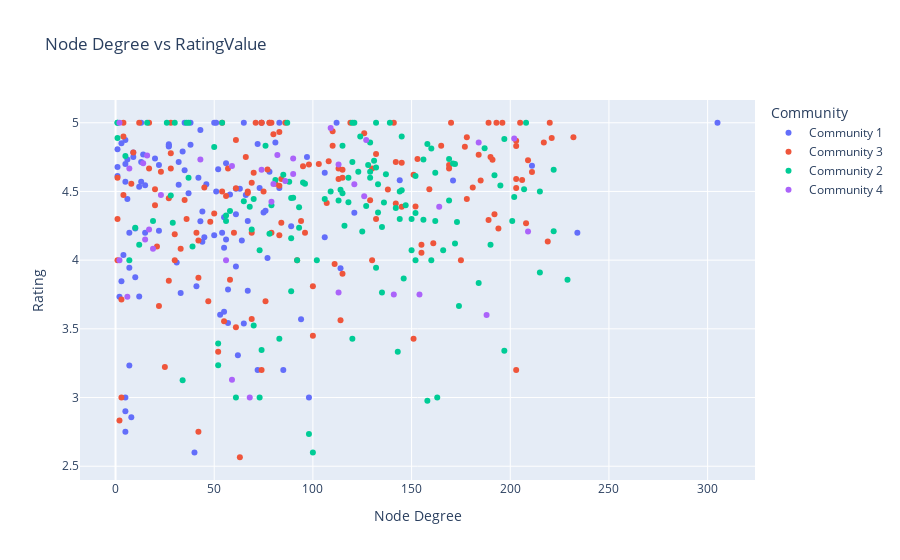

The cell this chart's notebook holds for it:
### Markdown cell above
The scatter plot shows no clear relationship between sentiment and rating. Recipes with both low and high sentiment scores receive similar ratings, and this pattern is the same across all four communities. This supports the earlier result that sentiment does not influence how users rate the recipes.

### Code cell
df_plot2 = data.dropna(subset=['degree', 'ratingValue', 'community'])

fig = px.scatter(
    df_plot2,
    x='degree',
    y='ratingValue',
    hover_name='title',
    color='community',  
    title='Node Degree vs RatingValue',
    labels={'degree': 'Node Degree', 'ratingValue': 'Rating',
        'community': 'Community'},
    #color_discrete_sequence=['orange']
)
fig.show()

### Figure 1 — Plotly figure (JSON) as saved in the notebook; plotly's stock layout.template omitted (floating-point values rounded to 4 significant figures; data arrays with more than 128 entries replaced by an {"elided": "..."} marker saying what was removed)
{"data": [{"hovertemplate": "<b>%{hovertext}</b><br><br>Community=Community 1<br>Node Degree=%{x}<br>Rating=%{y}<extra></extra>", "hovertext": ["Sausage rolls", "Bacon eggy bread", "Banana cocoa crunch overnight oats", "Nigel Slater's apple crumble with oats", "Mary Berry's banana bread", "American baked cheesecake", "Chocolate ripple cheesecake", "Apple crumble cheesecake", "Back-to-front baked cheesecake", "Badam cheesecake", "Beetroot chocolate cake with cream cheese icing", "Beetroot and chocolate cake", "Beetroot chocolate cake", "Beetroot seed cake", "Carrot and courgette muffins", "Camp doughnuts (jam eggy bread)", "Caribbean pavlova", "Birthday cake", "Speculoos biscuit cake", "Black Forest gâteau", "Chocolate mousse cake", "Chocolate brownie meringue cake with raspberry cream", "Apricot almond cake with rosewater and cardamom", "Apricot and chocolate bars", "Chai muffins", "Chocolate cookies", "Easy chocolate loaf cake", "Banana and chocolate brownie pudding", "Chocolate mousse", "Triple chocolate buckwheat cookies", "Chocolate and almond ghriba", "Chocolate and brandy shots", "Chocolate tahini pudding with tahini cream and date molasses", "Easy cheese, leek and potato puff pie", "Humble pie", "Mary Berry's Bakewell tart", "Battenberg cake", "Mary Berry's fruit cake", "Easy cherry cake", "Chocolate sponge cake", "Cannoli", "Lemon polenta cake", "Amaretti biscuits", "Apple and olive oil cake", "Gluten-free cheesecake", "Gluten-free banana bread", "Air fryer blueberry baked oats", "Breakfast bars", "Chocolate pot with ginger", "Easy ginger loaf cake", "Ginger and treacle spiced traybake", "Ginger and walnut carrot cake", "Toffee apple muffins", "Chocolate chip muffins", "Chocolate chip traybake", "Chocolate fudge cake", "Chocolate Halloween cobweb cake", "Blood orange tart", "Chocolate fridge cake", "Coconut biscuits", "Chocolate olive oil cake", "Banana choc ices", "Healthy banana muffins", "Pancakes", "Coffee and chocolate custard pots", "Coconut chicken", "Cookie dough", "Easy nut roast", "Banana cake", "Banana bread loaf", "Coffee and cardamom cake with pistachio cream", "Cherry Bakewell cake", "Chocolate hazelnut cake", "Bircher muesli", "Blackberry crumble overnight oats", "Cherry Bakewell overnight oats", "Chocolate overnight oats with summer berry compôte", "Cinnamon apple overnight oats with date butter", "Apple, rocket and feta buckwheat galettes", "Cheese and mushroom buckwheat pancakes", "Buckwheat pancakes with smoked salmon and citrus cream cheese", "Buckwheat blinis with scrambled eggs and smoked salmon", "Breakfast burrito", "Easy butter chicken", "Crab and leek tart", "Cheese and onion quiche", "Gluten-free quiche", "No-bake fruity oat bars", "Arctic roll", "Bakewell tart", "Hairy Bikers' Black Forest cake", "Blinis", "Alphonso mango tart", "Apple tart with rum and raisin ice cream", "Apricot frangipane tart", "Blueberry tart (Tarte aux myrtilles)", "Blackberry and cinnamon galette", "Vegan chocolate and macadamia nut cookies", "Dark and sumptuous chocolate cake", "Air fryer apple, pear and raspberry crumble", "Air fryer cheese toastie", "Cheese and potato pie", "Cheese, potato and onion pie", "Cheese and onion pie", "Chilli cheese toast", "Baklava", "Barmbrack", "Beef Wellington"], "legendgroup": "Community 1", "marker": {"color": "#636efa", "symbol": "circle"}, "mode": "markers", "name": "Community 1", "orientation": "v", "showlegend": true, "type": "scatter", "x": [27, 5, 4, 1, 67, 98, 57, 106, 75, 72, 81, 31, 61, 43, 8, 83, 72, 57, 5, 64, 52, 55, 32, 1, 7, 22, 7, 76, 35, 27, 56, 14, 46, 15, 56, 53, 42, 44, 77, 89, 51, 61, 43, 5, 67, 9, 12, 3, 27, 37, 3, 38, 55, 94, 32, 66, 61, 40, 15, 13, 34, 6, 1, 83, 12, 106, 33, 211, 78, 41, 50, 65, 51, 7, 5, 6, 22, 10, 85, 114, 13, 54, 305, 144, 5, 234, 171, 9, 35, 45, 65, 2, 50, 97, 44, 58, 74, 13, 20, 5, 62, 73, 63, 121, 112, 10, 38, 55], "xaxis": "x", "y": [4.844, 2.75, 4.037, 4.612, 4.285, 3, 3.786, 4.167, 4.346, 3.2, 4.857, 3.982, 4.519, 4.947, 2.857, 5, 4.846, 3.543, 4.7, 4.143, 4.662, 4.312, 4.548, 4.808, 3.944, 4.692, 3.233, 4.359, 4.654, 4.828, 4.706, 4.769, 4.553, 4.2, 4.15, 3.602, 4.6, 4.355, 4.015, 4.247, 5, 4.333, 4.283, 2.9, 3.778, 4.75, 3.735, 3.846, 4.833, 4.487, 4.85, 4.84, 3.625, 3.569, 4.714, 4.474, 3.955, 2.6, 4.545, 5, 4.791, 4.444, 4.677, 4.526, 4.533, 4.636, 3.76, 4.688, 4.643, 3.81, 4.182, 5, 4.5, 4.2, 4.571, 4.733, 4.214, 3.875, 3.2, 3.941, 4.571, 4.2, 5, 4.582, 4.875, 4.2, 4.579, 4.783, 5, 4.167, 3.538, 3.733, 5, 4.75, 4.133, 4.478, 5, 4.714, 4.74, 3, 3.308, 4.525, 4.52, 4.345, 5, 4.231, 5, 4.091], "yaxis": "y"}, {"hovertemplate": "<b>%{hovertext}</b><br><br>Community=Community 3<br>Node Degree=%{x}<br>Rating=%{y}<extra></extra>", "hovertext": {"elided": "150 str values"}, "legendgroup": "Community 3", "marker": {"color": "#EF553B", "symbol": "circle"}, "mode": "markers", "name": "Community 3", "orientation": "v", "showlegend": true, "type": "scatter", "x": {"elided": "150 int values"}, "xaxis": "x", "y": {"elided": "150 float values"}, "yaxis": "y"}, {"hovertemplate": "<b>%{hovertext}</b><br><br>Community=Community 2<br>Node Degree=%{x}<br>Rating=%{y}<extra></extra>", "hovertext": {"elided": "132 str values"}, "legendgroup": "Community 2", "marker": {"color": "#00cc96", "symbol": "circle"}, "mode": "markers", "name": "Community 2", "orientation": "v", "showlegend": true, "type": "scatter", "x": {"elided": "132 int values"}, "xaxis": "x", "y": {"elided": "132 float values"}, "yaxis": "y"}, {"hovertemplate": "<b>%{hovertext}</b><br><br>Community=Community 4<br>Node Degree=%{x}<br>Rating=%{y}<extra></extra>", "hovertext": ["Bangers with herby mash and onion gravy", "How to make cauliflower cheese", "Air fryer pasties", "Easy cottage pie", "Minced beef pie", "Chicken chasseur", "Best beef bourguignon", "Boeuf en daube provençale", "Boeuf bourguignon with baguette dumplings", "Easy breakfast wrap", "Aloo paratha", "Arancini with ragu (arancine al ragù)", "Bolognese pasta bake", "Carrot, lentil and almond soup with wholemeal croûtons", "Aloo gobi tawa burgers", "Cheese and chive scones", "Leftover chicken pasta", "Bubble and squeak", "Carrot and parsnip soup", "Chicken cacciatore", "Cauliflower cheese and potato bake", "Confit leek and sausage 'pappardelle'", "Butternut squash pasta", "Beef and ale stew with horseradish dumplings", "The Hairy Bikers' braised steak with gravy", "Beef stroganoff with sautéed potatoes", "15 minute pasta", "George's dal", "Air fryer classic burger", "Cauliflower cheese soup", "Chicken soup", "Broccoli cheese", "Cheesy garlic bolognese beef pie", "Dirty rice", "Slow cooker vegetarian hotpot"], "legendgroup": "Community 4", "marker": {"color": "#ab63fa", "symbol": "circle"}, "mode": "markers", "name": "Community 4", "orientation": "v", "showlegend": true, "type": "scatter", "x": [141, 16, 68, 126, 59, 209, 164, 188, 184, 6, 2, 154, 109, 127, 17, 14, 59, 82, 43, 121, 79, 2, 23, 86, 90, 113, 7, 74, 56, 202, 80, 15, 113, 19, 90], "xaxis": "x", "y": [3.75, 4.761, 3, 4.465, 4.686, 4.208, 4.389, 3.6, 4.857, 3.733, 5, 3.75, 4.962, 4.875, 4.222, 4.706, 3.13, 4.765, 4.733, 4.553, 4.425, 4, 4.475, 4.576, 4.741, 4.696, 4.667, 4.658, 4, 4.886, 4.554, 4.15, 3.765, 4.083, 4.627], "yaxis": "y"}], "layout": {"legend": {"title": {"text": "Community"}, "tracegroupgap": 0}, "title": {"text": "Node Degree vs RatingValue"}, "xaxis": {"anchor": "y", "domain": [0, 1], "title": {"text": "Node Degree"}}, "yaxis": {"anchor": "x", "domain": [0, 1], "title": {"text": "Rating"}}}}
